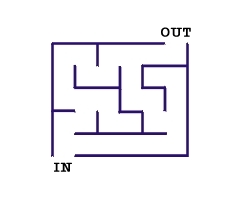
#> input picture planning/maze1.jpg, 240 x 200 px
$ python rrt_vectorized.py   (Python 2 division)   (older library calls are emulated)
#> lines starting #> are read from the running program, lines starting #| are printed output that depends on the picture; after the words box and inside, x2 and y2 are one past the last pixel; in counts of white or black regions, pixels touching at a corner belong together
"""
Path Planning Sample Code with Randamized Rapidly-Exploring Random Trees (RRT)

@author: AtsushiSakai(@Atsushi_twi)

"""

import matplotlib.pyplot as plt
import random
import math
import copy

from ipdb import set_trace
import numpy as np
import cv2

show_animation = False
plot_final = True

class RRT():
    """
    Class for RRT Planning
    """

    def __init__(self, start, goal, obstacleList, randArea, expandDis=0.1, goalSampleRate=20, maxIter=500):
        """
        Setting Parameter

        start:Start Position [x,y]
        goal:Goal Position [x,y]
        obstacleList:obstacle Positions [[x,y,size],...]
        randArea:Ramdom Samping Area [min,max]

        """
        self.start = Node(start[0], start[1])
        self.end = Node(goal[0], goal[1])
        self.minxrand = randArea[0]
        self.maxxrand = randArea[1]
        self.minyrand = randArea[2]
        self.maxyrand = randArea[3]
        self.expandDis = expandDis
        self.goalSampleRate = goalSampleRate
        self.maxIter = maxIter
        self.obstacleList = obstacleList

    def Planning(self, animation=False):
        """
        Pathplanning

        animation: flag for animation on or off
        """
        print "Finding Path"
        first_time = True
        self.nodeList = [self.start]
        while True:
            if first_time == True:
                self.DrawGraph()
                first_time = False
            # Random Sampling
            if random.randint(0, 100) > self.goalSampleRate:
                rnd = [random.uniform(self.minxrand, self.maxxrand), random.uniform(
                    self.minyrand, self.maxyrand)]
            else:
                rnd = [self.end.x, self.end.y]

            # Find nearest node
            nind = self.GetNearestListIndex(self.nodeList, rnd)
            # print(nind)

            # expand tree
            nearestNode = self.nodeList[nind]
            theta = math.atan2(rnd[1] - nearestNode.y, rnd[0] - nearestNode.x)

            newNode = copy.deepcopy(nearestNode)
            newNode.x += self.expandDis * math.cos(theta)
            newNode.y += self.expandDis * math.sin(theta)
            newNode.parent = nind

            if not self.__CollisionCheck(newNode, self.obstacleList):
                continue

            self.nodeList.append(newNode)

            # check goal
            dx = newNode.x - self.end.x
            dy = newNode.y - self.end.y
            d = math.sqrt(dx * dx + dy * dy)
            if d <= self.expandDis:
                print("Goal!!")
                break

            if animation:
                self.DrawGraph(rnd)

        path = [[self.end.x, self.end.y]]
        lastIndex = len(self.nodeList) - 1
        while self.nodeList[lastIndex].parent is not None:
            node = self.nodeList[lastIndex]
            path.append([node.x, node.y])
            lastIndex = node.parent
        path.append([self.start.x, self.start.y])

        return path

    def DrawGraph(self, rnd=None):
        plt.clf()
        if rnd is not None:
            plt.plot(rnd[0], rnd[1], "^k")
        for node in self.nodeList:
            if node.parent is not None:
                plt.plot([node.x, self.nodeList[node.parent].x], [
                         node.y, self.nodeList[node.parent].y], "-g")
        for (x, y, size) in self.obstacleList:
            self.PlotCircle(x, y, size)

        plt.plot(self.start.x, self.start.y, "xr")
        plt.plot(self.end.x, self.end.y, "xr")
        # plt.axis([0, 15, 0, 30])
        # plt.axis([1, 6, 1, 5])
        plt.axis([self.minxrand,self.maxxrand,self.minyrand,self.maxyrand])
        plt.grid(True)
        plt.pause(0.01)

    def PlotCircle(self, x, y, size):
        deg = list(range(0, 360, 5))
        deg.append(0)
        xl = [x + size * math.cos(math.radians(d)) for d in deg]
        yl = [y + size * math.sin(math.radians(d)) for d in deg]
        plt.plot(xl, yl, "-k")

    def GetNearestListIndex(self, nodeList, rnd):
        dlist = [(node.x - rnd[0]) ** 2 + (node.y - rnd[1])
                 ** 2 for node in nodeList]
        minind = dlist.index(min(dlist))
        return minind

    def __CollisionCheck(self, node, obstacleList):
        dobs = obstacleList - [node.x,node.y,0]
        dist = np.sqrt(dobs[:,0]**2+dobs[:,1]**2)
        size = obstacleList[:,2]
        if min(dist-size)<0:
            return False #collision
        else:
            return True #safe
        # [8 lines of commented-out code are left out]


class Node():
    """
    RRT Node
    """

    def __init__(self, x, y):
        self.x = x
        self.y = y
        self.parent = None


def GetPathLength(path):
    le = 0
    for i in range(len(path) - 1):
        dx = path[i + 1][0] - path[i][0]
        dy = path[i + 1][1] - path[i][1]
        d = math.sqrt(dx * dx + dy * dy)
        le += d

    return le


def GetTargetPoint(path, targetL):
    le = 0
    ti = 0
    lastPairLen = 0
    for i in range(len(path) - 1):
        dx = path[i + 1][0] - path[i][0]
        dy = path[i + 1][1] - path[i][1]
        d = math.sqrt(dx * dx + dy * dy)
        le += d
        if le >= targetL:
            ti = i - 1
            lastPairLen = d
            break

    partRatio = (le - targetL) / lastPairLen
    #  print(partRatio)
    #  print((ti,len(path),path[ti],path[ti+1]))

    x = path[ti][0] + (path[ti + 1][0] - path[ti][0]) * partRatio
    y = path[ti][1] + (path[ti + 1][1] - path[ti][1]) * partRatio
    #  print((x,y))

    return [x, y, ti]


# [29 lines left out: function LineCollisionCheck, not called in this run]

    # [8 lines of commented-out code are left out]


def PathSmoothing(path, maxIter, obstacleList):
    print "PathSmoothing"
    le = GetPathLength(path)
    # [6 lines of commented-out code are left out]
    for i in range(maxIter):
        # Sample two points
        pickPoints = [random.uniform(0, le), random.uniform(0, le)]
        pickPoints.sort()
        #  print(pickPoints)
        first = GetTargetPoint(path, pickPoints[0])
        #  print(first)
        second = GetTargetPoint(path, pickPoints[1])
        #  print(second)

        if first[2] <= 0 or second[2] <= 0:
            continue

        if (second[2] + 1) > len(path):
            continue

        if second[2] == first[2]:
            continue

        # collision check
        if not LineCollisionCheck(first, second, obstacleList):
            continue
        # Create New path
        newPath = []
        newPath.extend(path[:first[2] + 1])
        newPath.append([first[0], first[1]])
        newPath.append([second[0], second[1]])
        newPath.extend(path[second[2] + 1:])
        path = newPath
        le = GetPathLength(path)

    return path


class SelectStart:
    def __init__(self, line, file, px_conv,bw_thresh):
        self.line = line
        # self.xs = list(line.get_xdata())
        # self.ys = list(line.get_xdata())
        self.xs = [0,0]
        self.ys = [0,0]
        self.cid = line.figure.canvas.mpl_connect('button_press_event', self)
        self.node = 0
        self.start = [0,0]
        self.goal = [0,0]
        self.xmin = 0
        self.ymin = 0
        self.xmax = 0
        self.ymax = 0
        self.px_conv = px_conv
        self.bw_thresh = bw_thresh
        self.file = file

        self.generate_obstacles()
        self.PlotObs()
    # [19 lines left out: function __call__, not called in this run]

    def generate_obstacles(self):
        map_raw = cv2.imread(self.file,0)
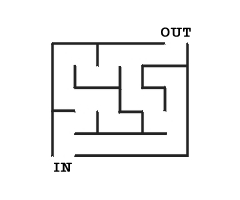
#> map_raw: shape (200, 240); min 0, max 255, mean 243.1
        # thresh = 10
        # thresh = 50  #10
        map_bw = cv2.threshold(map_raw, self.bw_thresh, 255, cv2.THRESH_BINARY)[1]
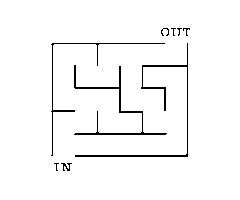
#> map_bw: shape (200, 240); 97% white; black in thin lines or dots, all inside (x1, y1, x2, y2) = (51, 28, 190, 171)
        map_bw = cv2.bitwise_not(map_bw)

        #try to clean up noise in the map
        kernel = np.ones((5,5),np.uint8)
        # map_bw = cv2.dilate(map_bw,kernel,iterations = 3)
        # map_bw = cv2.erode(map_bw,kernel,iterations = 3)
        map_bw = cv2.morphologyEx(map_bw, cv2.MORPH_CLOSE,kernel)
        map_bw = cv2.morphologyEx(map_bw, cv2.MORPH_CLOSE,kernel)
        # map_bw = cv2.morphologyEx(map_bw, cv2.MORPH_OPEN,kernel)
        # cv2.imshow('bw_d',map_bw)


        #convert to array to begin generating obstacles
        map_mat = np.array(map_bw)
        obs = np.nonzero(map_mat)
#> obs = 1590 positions, rows 28 to 170, columns 51 to 189
        obs = np.array(obs)
        # self.px_conv=0.03103

        #convert pixels to meters
        obs = obs.T*self.px_conv
#> obs = 1590 pairs, first value 0.869 to 5.28, second value 1.58 to 5.86

        #prune obstacles by rounding
        obs = np.round_(obs,1)
#> obs = 1590 pairs, first value 0.9 to 5.3, second value 1.6 to 5.9
        obs = np.unique(obs,axis = 0)
#> obs = 352 pairs, first value 0.9 to 5.3, second value 1.6 to 5.9

        #add sizes to obstacles
        sizes = np.ones([1,len(obs)])*.1
        obs = np.append(obs.T,sizes,axis=0).T
#> obs = 352 rows, first 8: [0.9, 5, 0.1], [0.9, 5.1, 0.1], [0.9, 5.2, 0.1], [0.9, 5.3, 0.1], [0.9, 5.4, 0.1], [0.9, 5.5, 0.1], [0.9, 5.6, 0.1], [0.9, 5.7, 0.1]

        self.obs = obs[:,np.argsort([1,0,2])] #rearange so obstacles are [[x,y,size]]
#> self.obs = 352 rows, first 8: [5, 0.9, 0.1], [5.1, 0.9, 0.1], [5.2, 0.9, 0.1], [5.3, 0.9, 0.1], [5.4, 0.9, 0.1], [5.5, 0.9, 0.1], [5.6, 0.9, 0.1], [5.7, 0.9, 0.1]

        #find min and max on map
        self.xmin = min(self.obs[:,0])
#> self.xmin = 1.6
        self.xmax = max(self.obs[:,0])
#> self.xmax = 5.9
        self.ymin = min(self.obs[:,1])
#> self.ymin = 0.9
        self.ymax = max(self.obs[:,1])
#> self.ymax = 5.3

        print "xmin: ",self.xmin
#| xmin:  1.6
        print "xmax: ",self.xmax
#| xmax:  5.9
        print "ymin: ",self.ymin
#| ymin:  0.9
        print "ymax: ",self.ymax
#| ymax:  5.3

        # [17 lines of commented-out code are left out]

    def PlotObs(self):
        # fig = plt.figure()
        # plt.clf()
        for (x, y, size) in self.obs:
            self.PlotCircle(x, y, size)
#> this loop made 352 passes
#> (x, y) on passes 1 to 3: (5, 0.9), (5.1, 0.9), (5.2, 0.9)

        plt.axis([self.xmin,self.xmax,self.ymin,self.ymax])
        plt.grid(True)
        # plt.show()
        plt.pause(0.01)
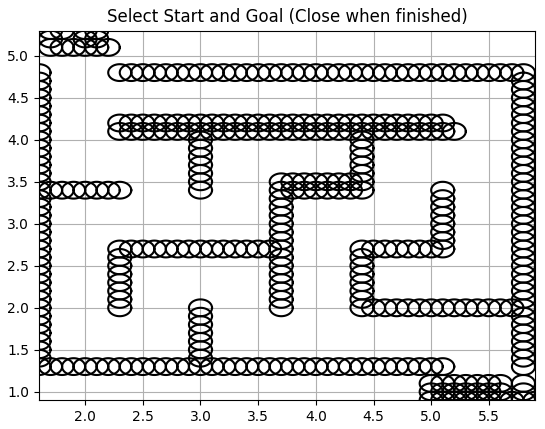
#> figure drawn by matplotlib, 1 panel

    def PlotCircle(self, x, y, size):
        deg = list(range(0, 360, 5))
        deg.append(0)
        xl = [x + size * math.cos(math.radians(d)) for d in deg]
        yl = [y + size * math.sin(math.radians(d)) for d in deg]
        plt.plot(xl, yl, "-k")

def main():
    # ====Search Path with RRT====
    # Parameter
    # obstacleList,xmin,xmax,ymin,ymax = generate_obstacles('lab_map.png')  # [x,y,size]
   # obstacleList,xmin,xmax,ymin,ymax = generate_obstacles('maze1.jpg')  # [x,y,size]

    fig = plt.figure()
    ax = fig.add_subplot(111)
    ax.set_title('Select Start and Goal (Close when finished)')
    line, = ax.plot([0,0], [0,0],"xr")  # empty line
    selector = SelectStart(line, file = 'maze1.jpg',px_conv = 0.03103, bw_thresh = 50)
    # selector = SelectStart(line, file = 'lab_map.png',px_conv = 0.03103, bw_thresh = 10)
    plt.show()

    start = selector.start
    goal =  selector.goal
    obstacleList = selector.obs
#> obstacleList has the same summary as self.obs in generate_obstacles
    xmin = selector.xmin
#> xmin = 1.6
    ymin = selector.ymin
#> ymin = 0.9
    xmax = selector.xmax
#> xmax = 5.9
    ymax = selector.ymax
#> ymax = 5.3

    rrt = RRT(start, goal,
              randArea=[xmin, xmax, ymin, ymax], obstacleList=obstacleList)
#> in __init__, `self.minxrand = randArea[0]`: self.minxrand = 1.6
#> in __init__, `self.maxxrand = randArea[1]`: self.maxxrand = 5.9
#> in __init__, `self.minyrand = randArea[2]`: self.minyrand = 0.9
#> in __init__, `self.maxyrand = randArea[3]`: self.maxyrand = 5.3
#> in __init__, `self.obstacleList = obstacleList`: self.obstacleList has the same summary as self.obs in generate_obstacles
    path = rrt.Planning(animation=show_animation)
#> the loop in Planning, `while True:` made 1 pass
#> (rnd, dlist in GetNearestListIndex, minind in GetNearestListIndex, nind, theta, newNode.x, newNode.y, newNode.parent) on pass 1: ([4.86, 2.75], [31.18], 0, 0, 0.515, 0.087, 0.0493, 0)
#> pass 1, in DrawGraph, `plt.pause(0.01)`:
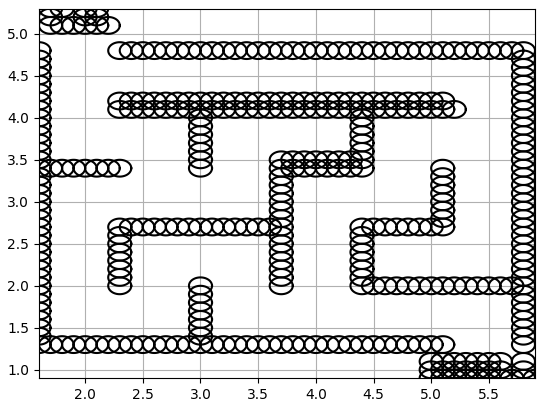
#> figure drawn by matplotlib, 1 panel
#> after the loop in Planning, `while True:`: first_time = False; newNode.x = 0.087; newNode.y = 0.0493; self.nodeList = 2 items
#> in Planning, `path = [[self.end.x, self.end.y]]`: path = [[0, 0]]
#> in Planning, `lastIndex = len(self.nodeList) - 1`: lastIndex = 1
#> the loop in Planning, `while self.nodeList[lastIndex].parent is not None:` made 1 pass
#> lastIndex on pass 1: 0
#> after the loop in Planning, `while self.nodeList[lastIndex].parent is not None:`: path = [[0, 0], [0.087, 0.0493]]
#> path = [[0, 0], [0.087, 0.0493], [0, 0]]

    # Path smoothing
    maxIter = 1000
    smoothedPath = PathSmoothing(path, maxIter, obstacleList)
#> the loop in GetPathLength, `for i in range(len(path) - 1):` made 2 passes
#> (dx, dy, d, le) on passes 1 to 2: (0.087, 0.0493, 0.1, 0.1), (-0.087, -0.0493, 0.1, 0.2)
#> after the loop in GetPathLength, `for i in range(len(path) - 1):`: le = 0.2
#> the loop in PathSmoothing, `for i in range(maxIter):` made 1000 passes
#> first on passes 1, 2, 5: [0, 0, -1], [0, 0, -1], [0, 0, -1]
#> smoothedPath = [[0, 0], [0.087, 0.0493], [0, 0]]

    # Draw final path
    if plot_final:
        rrt.DrawGraph()
#> the loop in DrawGraph (call 2), `for node in self.nodeList:` made 2 passes
#> the loop in DrawGraph (call 2), `for (x, y, size) in self.obstacleList:` made 352 passes
        plt.plot([x for (x, y) in path], [y for (x, y) in path], '-r')

        plt.plot([x for (x, y) in smoothedPath], [
            y for (x, y) in smoothedPath], '-b')

        plt.grid(True)
        plt.pause(0.001)  # Need for Mac
        plt.show()

if __name__ == '__main__':
    main()
